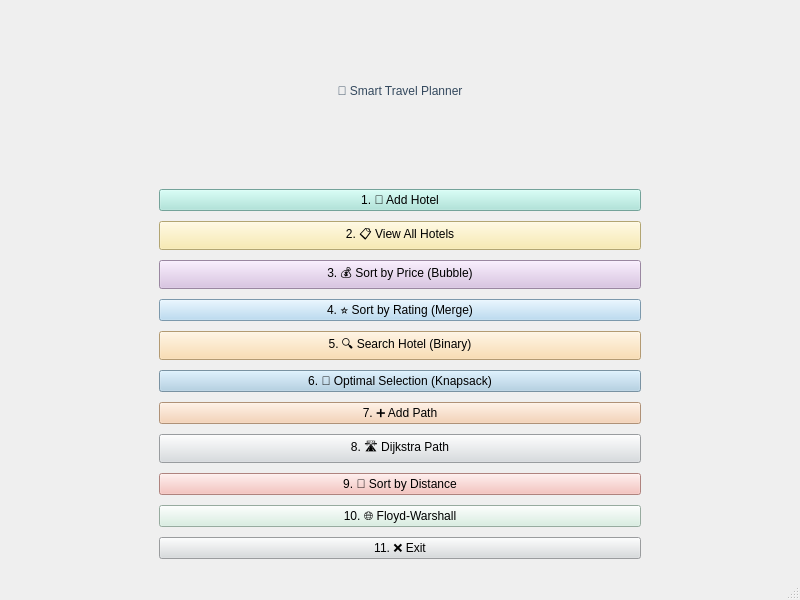
<?xml version="1.0" encoding="UTF-8"?>
<ui version="4.0">
 <class>MainWindow</class>
 <widget class="QMainWindow" name="MainWindow">
  <property name="geometry">
   <rect><x>0</x><y>0</y><width>800</width><height>600</height></rect>
  </property>
  <property name="windowTitle">
   <string>Smart Travel Planner</string>
  </property>
  <widget class="QWidget" name="centralwidget">
   <layout class="QVBoxLayout" name="mainLayout">
    <item>
     <widget class="QLabel" name="titleLabel">
      <property name="text">
       <string>🚀 Smart Travel Planner</string>
      </property>
      <property name="alignment">
       <set>Qt::AlignCenter</set>
      </property>
      <property name="styleSheet">
       <string notr="true">font: bold 22pt "Segoe UI"; color: #34495e;</string>
      </property>
     </widget>
    </item>
    <item>
     <layout class="QVBoxLayout" name="buttonLayout">
      <property name="spacing"><number>10</number></property>
      <property name="leftMargin"><number>150</number></property>
      <property name="rightMargin"><number>150</number></property>
      <property name="topMargin"><number>10</number></property>
      <property name="bottomMargin"><number>10</number></property>

      <item><widget class="QPushButton" name="btnAddHotel"><property name="text"><string>1. 🏨 Add Hotel</string></property><property name="styleSheet"><string>background-color:#A3E4D7; font: 12pt "Segoe UI";</string></property></widget></item>
      <item><widget class="QPushButton" name="btnViewHotels"><property name="text"><string>2. 📋 View All Hotels</string></property><property name="styleSheet"><string>background-color:#F9E79F; font: 12pt "Segoe UI";</string></property></widget></item>
      <item><widget class="QPushButton" name="btnSortByPrice"><property name="text"><string>3. 💰 Sort by Price (Bubble)</string></property><property name="styleSheet"><string>background-color:#D7BDE2; font: 12pt "Segoe UI";</string></property></widget></item>
      <item><widget class="QPushButton" name="btnSortByRating"><property name="text"><string>4. ⭐ Sort by Rating (Merge)</string></property><property name="styleSheet"><string>background-color:#AED6F1; font: 12pt "Segoe UI";</string></property></widget></item>
      <item><widget class="QPushButton" name="btnSearchHotel"><property name="text"><string>5. 🔍 Search Hotel (Binary)</string></property><property name="styleSheet"><string>background-color:#FAD7A0; font: 12pt "Segoe UI";</string></property></widget></item>
      <item><widget class="QPushButton" name="btnKnapsack"><property name="text"><string>6. 🎯 Optimal Selection (Knapsack)</string></property><property name="styleSheet"><string>background-color:#A9CCE3; font: 12pt "Segoe UI";</string></property></widget></item>
      <item><widget class="QPushButton" name="btnAddPath"><property name="text"><string>7. ➕ Add Path</string></property><property name="styleSheet"><string>background-color:#F5CBA7; font: 12pt "Segoe UI";</string></property></widget></item>
      <item><widget class="QPushButton" name="btnDijkstra"><property name="text"><string>8. 🛣️ Dijkstra Path</string></property><property name="styleSheet"><string>background-color:#D6DBDF; font: 12pt "Segoe UI";</string></property></widget></item>
      <item><widget class="QPushButton" name="btnSortByDistance"><property name="text"><string>9. 📏 Sort by Distance</string></property><property name="styleSheet"><string>background-color:#F5B7B1; font: 12pt "Segoe UI";</string></property></widget></item>
      <item><widget class="QPushButton" name="btnFloydWarshall"><property name="text"><string>10. 🌐 Floyd-Warshall</string></property><property name="styleSheet"><string>background-color:#D4EFDF; font: 12pt "Segoe UI";</string></property></widget></item>
      <item><widget class="QPushButton" name="btnExit"><property name="text"><string>11. ❌ Exit</string></property><property name="styleSheet"><string>background-color:#D7DBDD; font: 12pt "Segoe UI";</string></property></widget></item>

     </layout>
    </item>
   </layout>
  </widget>
  <widget class="QMenuBar" name="menubar"/>
  <widget class="QStatusBar" name="statusbar"/>
 </widget>
 <resources/>
 <connections/>
</ui>
